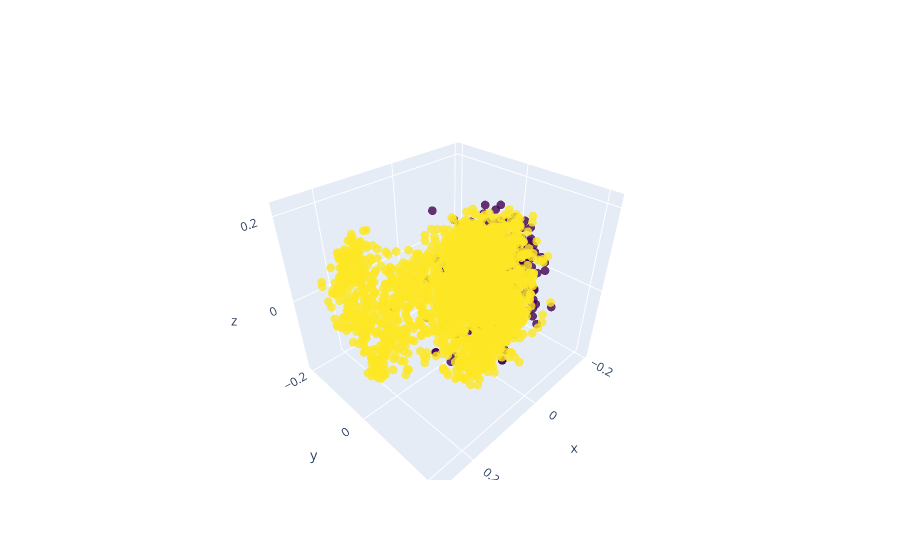

Here is the notebook cell this chart was saved with:
### Code cell
import matplotlib.pyplot as plt
import pandas as pd

# use PCA to create a 3d representation of our data points in X using plotly. color code them by their label. 
# on hover, show the index of the data point and the corresponding sentence
from sklearn.decomposition import PCA
from plotly import graph_objects as go

pca = PCA(n_components=3)
pca_result = pca.fit_transform(X)

# create a dataframe with the 3 pca dimensions and the label
pca_df = pd.DataFrame(pca_result, columns=['pca1', 'pca2', 'pca3'])
pca_df['label'] = y

# create a figure
fig = go.Figure()

# add a scatter plot with the pca dimensions as x, y, z and the label as the color
fig.add_trace(go.Scatter3d(
    x=pca_df['pca1'],
    y=pca_df['pca2'],
    z=pca_df['pca3'],
    mode='markers',
    marker=dict(
        size=3,
        color=pca_df['label'],
        colorscale='Viridis',
        opacity=0.8
    )
))

# show the figure
fig.show()

### Figure 1 — Plotly figure (JSON) as saved in the notebook; plotly's stock layout.template omitted (floating-point values rounded to 4 significant figures; data arrays with more than 128 entries replaced by an {"elided": "..."} marker saying what was removed)
{"data": [{"marker": {"color": {"elided": "2618 int values"}, "colorscale": [[0, "#440154"], [0.1111, "#482878"], [0.2222, "#3e4989"], [0.3333, "#31688e"], [0.4444, "#26828e"], [0.5556, "#1f9e89"], [0.6667, "#35b779"], [0.7778, "#6ece58"], [0.8889, "#b5de2b"], [1, "#fde725"]], "opacity": 0.8, "size": 3}, "mode": "markers", "type": "scatter3d", "x": {"elided": "2618 float values"}, "y": {"elided": "2618 float values"}, "z": {"elided": "2618 float values"}}], "layout": {}}
